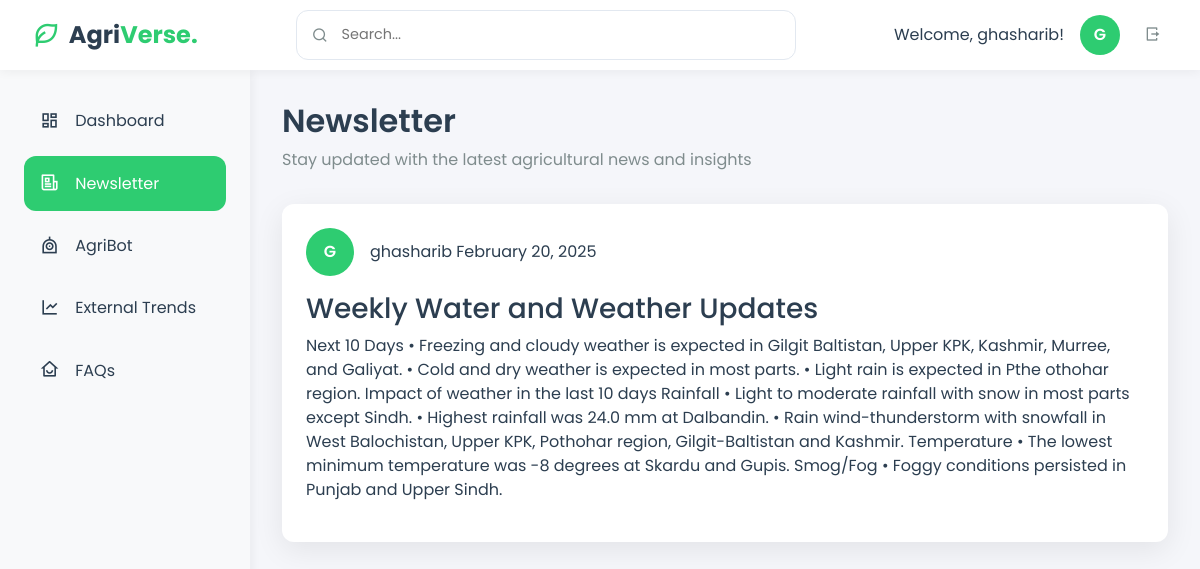
Page /newsletter (signed in) on the committed database.
### models.py (models this page shows)
class User(db.Model):
    id = db.Column(db.Integer, primary_key=True)
    username = db.Column(db.String(80), unique=True, nullable=False)
    email = db.Column(db.String(120), unique=True, nullable=False)
    password = db.Column(db.String(200), nullable=False)
    is_admin = db.Column(db.Boolean, default=False)
    created_at = db.Column(db.DateTime, default=datetime.utcnow)

class NewsletterPost(db.Model):
    id = db.Column(db.Integer, primary_key=True)
    title = db.Column(db.String(200), nullable=False)
    content = db.Column(db.Text, nullable=False)
    image_url = db.Column(db.String(500))
    video_url = db.Column(db.String(500))
    created_at = db.Column(db.DateTime, default=datetime.utcnow)
    author_id = db.Column(db.Integer, db.ForeignKey('user.id'), nullable=False)
    author = db.relationship('User', backref=db.backref('posts', lazy=True))

### app.py (the view)
@app.route('/newsletter')
def newsletter():
    posts = NewsletterPost.query.order_by(NewsletterPost.created_at.desc()).all()
    return render_template('newsletter.html', posts=posts)

### templates/newsletter.html (shortened to what this page needs)
<!DOCTYPE html>
<html lang="en">
<head>
    <link rel="stylesheet" href="https://cdn.jsdelivr.net/npm/bootstrap@5.3.0/dist/css/bootstrap.min.css">
    <link href="https://cdn.jsdelivr.net/npm/remixicon@2.5.0/fonts/remixicon.css" rel="stylesheet">
</head>
<body>
    <div class="top-bar">
        <a href="/" class="logo">
            <i class="ri-leaf-line"></i>
            <h2>Agri<span style="color: var(--primary-color)">Verse.</span></h2>
        </a>
        <div class="search-container">
            <i class="ri-search-line"></i>
            <input type="text" placeholder="Search...">
          </div>
          <div class="d-flex align-items-center gap-3">
            <span class="welcome-message">Welcome, {{ session['username'] }}!</span>
            <div class="user-avatar">
                {{ session['username'][0].upper() }}
            </div>
            <button class="logout-btn">
                <i class="ri-logout-box-r-line"></i>
            </button>
        </div>
    </div>
    <div class="sidebar">
        <ul class="nav-links">
            <li class="nav-item">
                <a href="/dashboard" class="nav-link">
                    <i class="ri-dashboard-line"></i>
                    <span>Dashboard</span>
                </a>
            </li>
            <li class="nav-item">
                <a href="/newsletter" class="nav-link active">
                    <i class="ri-newspaper-line"></i>
                    <span>Newsletter</span>
                </a>
            </li>
            <li class="nav-item">
                <a href="/chatbot" class="nav-link">
                    <i class="ri-robot-line"></i>
                    <span>AgriBot</span>
                </a>
            </li>
            <li class="nav-item">
                <a href="/external" class="nav-link">
                    <i class="ri-line-chart-line"></i>
                    <span>External Trends</span>
                </a>
            </li>
            <li class="nav-item">
                <a href="/faqs" class="nav-link">
                    <i class="ri-home-smile-line"></i>
                    <span>FAQs</span>
                </a>
            </li>
        </ul>
    </div>
    <div class="content">
        <div class="page-title">
            <h1>Newsletter</h1>
            <p>Stay updated with the latest agricultural news and insights</p>
        </div>
        <div class="news-feed">
            {% if posts %}
                {% for post in posts %}
                <article class="post-card">
                    <div class="post-header">
                        <div class="post-author">
                            <div class="author-avatar">
                                {{ post.author.username[0].upper() }}
                            </div>
                            <div class="author-info">
                                <span class="author-name">{{ post.author.username }}</span>
                                <span class="post-time">{{ post.created_at.strftime('%B %d, %Y') }}</span>
                            </div>
                        </div>
                    </div>
                    <div class="post-content">
                        <h3>{{ post.title }}</h3>
                        <p>{{ post.content }}</p>
                    </div>
                </article>
                {% endfor %}
            {% else %}
                <div class="empty-state">
                    <i class="ri-inbox-line" style="font-size: 3rem; color: var(--text-secondary);"></i>
                    <h3 class="mt-3">No Posts Yet</h3>
                    <p>Check back later for updates!</p>
                </div>
            {% endif %}
        </div>
    </div>
</body>
</html>

### templates/newsletter.html (style rules this page uses)
:root { --primary-color: #2ecc71; --primary-dark: #27ae60; --secondary-color: #f8f9fa; --accent-color: #3498db; --background-color: #f5f6fa; --card-background: #ffffff; --text-primary: #2c3e50; --text-secondary: #7f8c8d; --success-color: #2ecc71; --warning-color: #f1c40f; --danger-color: #e74c3c; --border-radius: 12px; --box-shadow: 0 8px 30px rgba(0, 0, 0, 0.08); --transition: all 0.3s ease; --top-bar-height: 70px; }
body { font-family: 'Poppins', sans-serif; background-color: var(--background-color); color: var(--text-primary); display: flex; min-height: 100vh; margin: 0; }
.top-bar { position: fixed; top: 0; left: 0; right: 0; height: var(--top-bar-height); background: var(--card-background); padding: 0 2rem; display: flex; align-items: center; justify-content: space-between; box-shadow: 0 2px 10px rgba(0, 0, 0, 0.05); z-index: 1000; }
.logo { display: flex; align-items: center; gap: 0.5rem; text-decoration: none; }
.logo i { font-size: 1.8rem; color: var(--primary-color); }
.logo h2 { font-size: 1.5rem; font-weight: 700; margin: 0; color: var(--text-primary); }
.sidebar { position: fixed; top: var(--top-bar-height); left: 0; height: calc(100% - var(--top-bar-height)); width: 250px; background: var(--secondary-color); padding: 1.5rem; z-index: 900; box-shadow: 2px 0 10px rgba(0, 0, 0, 0.05); }
.user-avatar { width: 40px; height: 40px; border-radius: 50%; background: var(--primary-color); color: white; display: flex; align-items: center; justify-content: center; font-weight: 600; }
.content { margin-left: 250px; margin-top: var(--top-bar-height); padding: 2rem; width: calc(100% - 250px); }
.nav-links { list-style: none; padding: 0; margin: 0; }
.nav-item { margin-bottom: 0.5rem; }
.nav-link { display: flex; align-items: center; gap: 1rem; padding: 0.8rem 1rem; color: var(--text-primary); text-decoration: none; border-radius: var(--border-radius); transition: var(--transition); }
.nav-link.active { background: var(--primary-color); color: white; }
.nav-link i { font-size: 1.2rem; }
.page-title { margin-bottom: 2rem; }
.page-title h1 { font-size: 2rem; font-weight: 600; color: var(--text-primary); margin-bottom: 0.5rem; }
.page-title p { color: var(--text-secondary); font-size: 1rem; }
.post-card { background: var(--card-background); padding: 1.5rem; border-radius: var(--border-radius); box-shadow: var(--box-shadow); transition: var(--transition); margin-bottom: 1.5rem; }
.post-header { display: flex; justify-content: space-between; align-items: center; margin-bottom: 1rem; }
.post-author { display: flex; align-items: center; gap: 1rem; }
.author-avatar { width: 48px; height: 48px; border-radius: 50%; background: var(--primary-color); color: white; display: flex; align-items: center; justify-content: center; font-weight: 600; }
.post-content { margin: 1rem 0; }
.logout-btn { padding: 0.5rem; background: none; border: none; color: var(--text-secondary); cursor: pointer; transition: var(--transition); }
.search-container { flex: 1; max-width: 500px; position: relative; margin: 0 2rem; }
.search-container input { width: 100%; padding: 0.8rem 1rem 0.8rem 2.8rem; border: 1px solid #e2e8f0; border-radius: var(--border-radius); font-size: 0.9rem; transition: var(--transition); }
.search-container i { position: absolute; left: 1rem; top: 50%; transform: translateY(-50%); color: var(--text-secondary); }

### rows in the picture
User: username "ghasharib"
NewsletterPost: author "G", author.username "ghasharib", created_at "February 20, 2025", title "Weekly Water and Weather Updates", content "Next 10 Days • Freezing and cloudy weather is expected in Gilgit Baltistan, Upper KPK, Kashmir, Murree, and Galiyat. • Cold and dry weather is expected in most parts. • Light rain is expected in Pthe othohar region. Impact of weather in the last 10 days Rainfall • Light to moderate rainfall with snow in most parts except Sindh. • Highest rainfall was 24.0 mm at Dalbandin. • Rain wind-thunderstorm with snowfall in West Balochistan, Upper KPK, Pothohar region, Gilgit-Baltistan and Kashmir. Temperature • The lowest minimum temperature was -8 degrees at Skardu and Gupis. Smog/Fog • Foggy conditions persisted in Punjab and Upper Sindh."

### other values in the picture
{{ session['username'][0].upper() }} "G"
